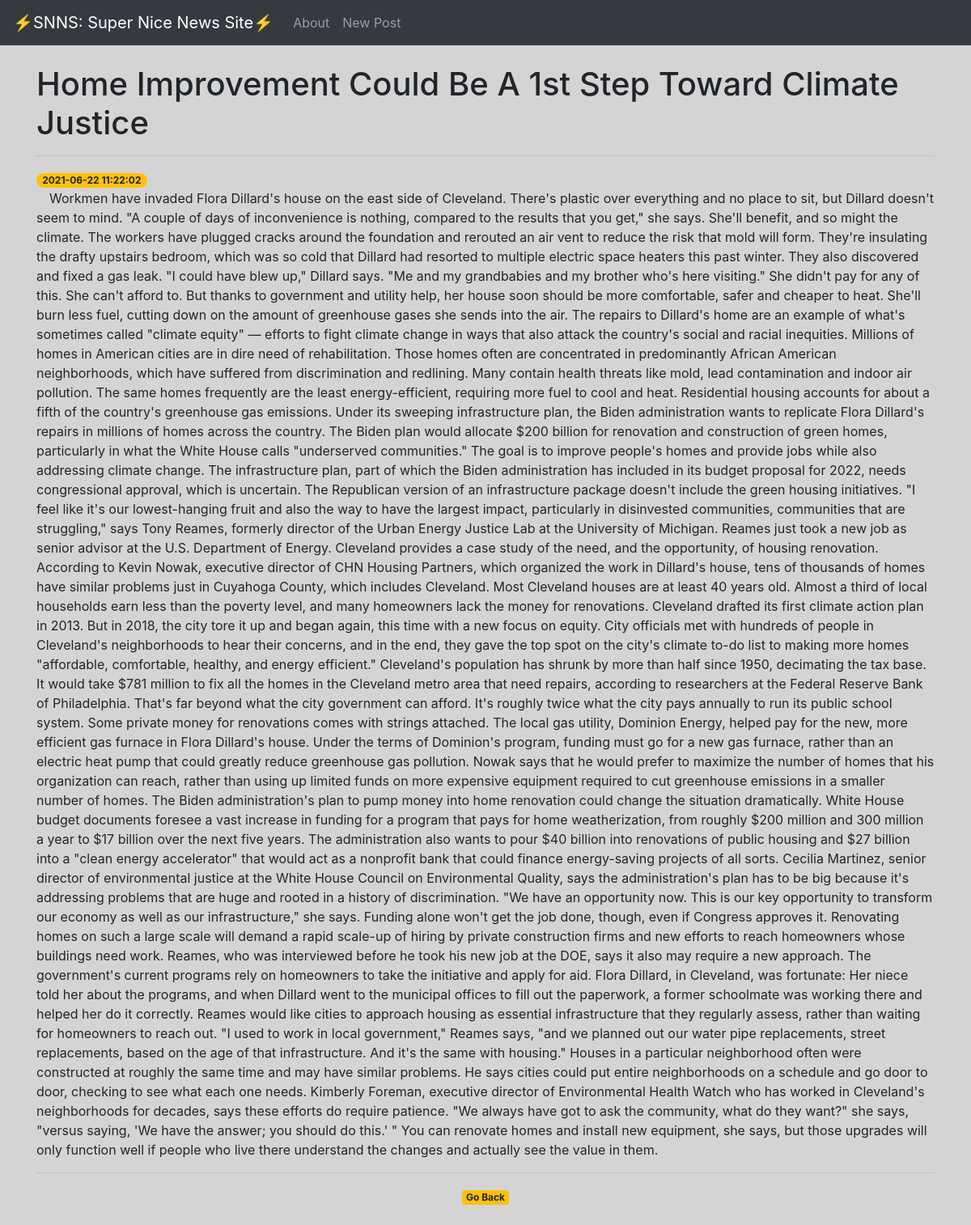
The page /10 on the database its author committed.
### tables this page shows
CREATE TABLE posts (
    id INTEGER PRIMARY KEY AUTOINCREMENT,
    created TIMESTAMP NOT NULL DEFAULT CURRENT_TIMESTAMP,
    title TEXT NOT NULL,
    content TEXT NOT NULL
);

### app.py (the view)
@app.route('/<int:post_id>')
def post(post_id):
    post = get_post(post_id)
    return render_template('post.html', post=post)

### app.py (called while the page is built)
def get_db_connection():
    conn = sqlite3.connect('database.db')
    conn.row_factory = sqlite3.Row
    return conn

def get_post(post_id):
    conn = get_db_connection()
    post = conn.execute('SELECT * FROM posts WHERE id = ?',(post_id,)).fetchone()
    conn.close()
    return post

### templates/post.html (shortened to what this page needs)
{% extends 'base.html' %}
{% block content %}
        <h1>{{ post['title'] }}</h1>
    <hr>
        <span class="badge badge-pill badge-warning">{{ post['created'] }}</span>
            <p>&emsp;{{ post['content'] }}</p>
    <hr>
        <center><a href="{{ url_for('home')}}" class="badge badge-warning">Go Back</a></center>
{% endblock %}

### templates/base.html (style rules this page uses)
body { background-color: #d4d4d4; }

### rows shown on the page
posts: title "Home Improvement Could Be A 1st Step Toward Climate Justice", created "2021-06-22 11:22:02", content "Workmen have invaded Flora Dillard's house on the east side of Cleveland. There's plastic over everything and no place to sit, but Dillard doesn't seem to mind. \"A couple of days of inconvenience is nothing, compared to the results that you get,\" she says. She'll benefit, and so might the climate. The workers have plugged cracks around the foundation and rerouted an air vent to reduce the risk that mold will form. They're insulating the drafty upstairs bedroom, which was so cold that Dillard had resorted to multiple electric space heaters this past winter. They also discovered and fixed a gas leak. \"I could have blew up,\" Dillard says. \"Me and my grandbabies and my brother who's here…"
